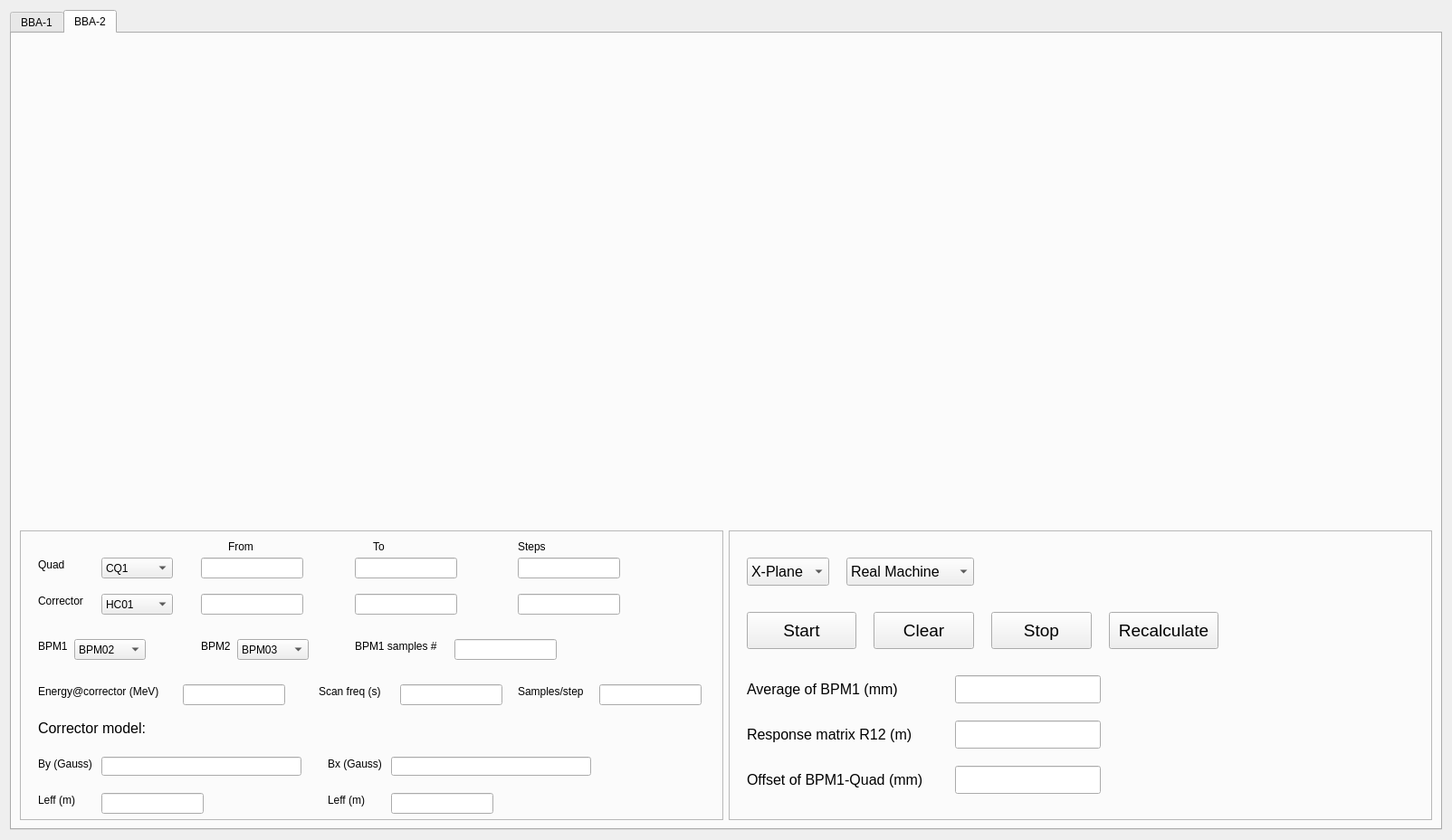
<?xml version="1.0" encoding="UTF-8"?>
<ui version="4.0">
 <class>Form</class>
 <widget class="QWidget" name="Form">
  <property name="geometry">
   <rect>
    <x>0</x>
    <y>0</y>
    <width>1604</width>
    <height>928</height>
   </rect>
  </property>
  <property name="windowTitle">
   <string>BBA</string>
  </property>
  <layout class="QGridLayout" name="gridLayout">
   <item row="0" column="0">
    <widget class="QTabWidget" name="tabWidget">
     <property name="currentIndex">
      <number>1</number>
     </property>
     <widget class="QWidget" name="tab">
      <attribute name="title">
       <string>BBA-1</string>
      </attribute>
      <layout class="QHBoxLayout" name="horizontalLayout">
       <property name="spacing">
        <number>0</number>
       </property>
       <item>
        <layout class="QGridLayout" name="gridLayout_2" rowstretch="4,2">
         <property name="verticalSpacing">
          <number>6</number>
         </property>
         <item row="0" column="0">
          <widget class="MplWidget" name="widget" native="true"/>
         </item>
         <item row="0" column="1">
          <widget class="MplWidget" name="widget_2" native="true"/>
         </item>
         <item row="1" column="0">
          <widget class="QFrame" name="frame">
           <property name="frameShape">
            <enum>QFrame::StyledPanel</enum>
           </property>
           <property name="frameShadow">
            <enum>QFrame::Raised</enum>
           </property>
           <widget class="QLabel" name="label_6">
            <property name="geometry">
             <rect>
              <x>30</x>
              <y>140</y>
              <width>71</width>
              <height>16</height>
             </rect>
            </property>
            <property name="text">
             <string>BPM1</string>
            </property>
           </widget>
           <widget class="QLabel" name="label_9">
            <property name="geometry">
             <rect>
              <x>260</x>
              <y>190</y>
              <width>81</width>
              <height>16</height>
             </rect>
            </property>
            <property name="text">
             <string>Samples/step</string>
            </property>
           </widget>
           <widget class="QLabel" name="label_2">
            <property name="geometry">
             <rect>
              <x>230</x>
              <y>10</y>
              <width>71</width>
              <height>16</height>
             </rect>
            </property>
            <property name="text">
             <string>From</string>
            </property>
           </widget>
           <widget class="QLineEdit" name="lineEdit_8">
            <property name="geometry">
             <rect>
              <x>350</x>
              <y>190</y>
              <width>113</width>
              <height>23</height>
             </rect>
            </property>
            <property name="text">
             <string/>
            </property>
           </widget>
           <widget class="QLineEdit" name="lineEdit">
            <property name="geometry">
             <rect>
              <x>200</x>
              <y>40</y>
              <width>113</width>
              <height>23</height>
             </rect>
            </property>
           </widget>
           <widget class="QLabel" name="label">
            <property name="geometry">
             <rect>
              <x>30</x>
              <y>40</y>
              <width>71</width>
              <height>16</height>
             </rect>
            </property>
            <property name="text">
             <string>Corrector</string>
            </property>
           </widget>
           <widget class="QLineEdit" name="lineEdit_3">
            <property name="geometry">
             <rect>
              <x>480</x>
              <y>40</y>
              <width>113</width>
              <height>23</height>
             </rect>
            </property>
           </widget>
           <widget class="QComboBox" name="comboBox_4">
            <property name="geometry">
             <rect>
              <x>240</x>
              <y>140</y>
              <width>79</width>
              <height>23</height>
             </rect>
            </property>
            <item>
             <property name="text">
              <string>BPM07</string>
             </property>
            </item>
            <item>
             <property name="text">
              <string>BPM08</string>
             </property>
            </item>
            <item>
             <property name="text">
              <string>BPM02</string>
             </property>
            </item>
            <item>
             <property name="text">
              <string>BPM03</string>
             </property>
            </item>
           </widget>
           <widget class="QLabel" name="label_4">
            <property name="geometry">
             <rect>
              <x>480</x>
              <y>10</y>
              <width>71</width>
              <height>16</height>
             </rect>
            </property>
            <property name="text">
             <string>Steps</string>
            </property>
           </widget>
           <widget class="QLineEdit" name="lineEdit_2">
            <property name="geometry">
             <rect>
              <x>340</x>
              <y>40</y>
              <width>113</width>
              <height>23</height>
             </rect>
            </property>
           </widget>
           <widget class="QLineEdit" name="lineEdit_6">
            <property name="geometry">
             <rect>
              <x>200</x>
              <y>90</y>
              <width>113</width>
              <height>23</height>
             </rect>
            </property>
            <property name="text">
             <string/>
            </property>
           </widget>
           <widget class="QLineEdit" name="lineEdit_7">
            <property name="geometry">
             <rect>
              <x>120</x>
              <y>190</y>
              <width>113</width>
              <height>23</height>
             </rect>
            </property>
            <property name="text">
             <string/>
            </property>
           </widget>
           <widget class="QComboBox" name="comboBox_2">
            <property name="geometry">
             <rect>
              <x>100</x>
              <y>90</y>
              <width>79</width>
              <height>23</height>
             </rect>
            </property>
            <item>
             <property name="text">
              <string>CQ3</string>
             </property>
            </item>
            <item>
             <property name="text">
              <string>CQ4</string>
             </property>
            </item>
            <item>
             <property name="text">
              <string>MQ11</string>
             </property>
            </item>
            <item>
             <property name="text">
              <string>MQ12</string>
             </property>
            </item>
            <item>
             <property name="text">
              <string>CQ1</string>
             </property>
            </item>
            <item>
             <property name="text">
              <string>CQ2</string>
             </property>
            </item>
           </widget>
           <widget class="QComboBox" name="comboBox_3">
            <property name="geometry">
             <rect>
              <x>70</x>
              <y>140</y>
              <width>79</width>
              <height>23</height>
             </rect>
            </property>
            <item>
             <property name="text">
              <string>BPM03</string>
             </property>
            </item>
            <item>
             <property name="text">
              <string>BPM02</string>
             </property>
            </item>
            <item>
             <property name="text">
              <string>BPM07</string>
             </property>
            </item>
           </widget>
           <widget class="QLabel" name="label_7">
            <property name="geometry">
             <rect>
              <x>200</x>
              <y>140</y>
              <width>71</width>
              <height>16</height>
             </rect>
            </property>
            <property name="text">
             <string>BPM2</string>
            </property>
           </widget>
           <widget class="QLineEdit" name="lineEdit_5">
            <property name="geometry">
             <rect>
              <x>480</x>
              <y>90</y>
              <width>113</width>
              <height>23</height>
             </rect>
            </property>
            <property name="text">
             <string/>
            </property>
           </widget>
           <widget class="QLabel" name="label_3">
            <property name="geometry">
             <rect>
              <x>360</x>
              <y>10</y>
              <width>71</width>
              <height>16</height>
             </rect>
            </property>
            <property name="text">
             <string>To</string>
            </property>
           </widget>
           <widget class="QComboBox" name="comboBox">
            <property name="geometry">
             <rect>
              <x>100</x>
              <y>40</y>
              <width>79</width>
              <height>23</height>
             </rect>
            </property>
            <item>
             <property name="text">
              <string>HC01</string>
             </property>
            </item>
            <item>
             <property name="text">
              <string>VC01</string>
             </property>
            </item>
            <item>
             <property name="text">
              <string>HC2</string>
             </property>
            </item>
            <item>
             <property name="text">
              <string>VC2</string>
             </property>
            </item>
            <item>
             <property name="text">
              <string>HC5</string>
             </property>
            </item>
            <item>
             <property name="text">
              <string>VC5</string>
             </property>
            </item>
            <item>
             <property name="text">
              <string>MS:HC</string>
             </property>
            </item>
            <item>
             <property name="text">
              <string>MS:VC</string>
             </property>
            </item>
            <item>
             <property name="text">
              <string>LS:HC</string>
             </property>
            </item>
            <item>
             <property name="text">
              <string>LS:VC</string>
             </property>
            </item>
            <item>
             <property name="text">
              <string>HIC01</string>
             </property>
            </item>
            <item>
             <property name="text">
              <string>VIC01</string>
             </property>
            </item>
            <item>
             <property name="text">
              <string>HIC02</string>
             </property>
            </item>
            <item>
             <property name="text">
              <string>VIC02</string>
             </property>
            </item>
           </widget>
           <widget class="QLineEdit" name="lineEdit_4">
            <property name="geometry">
             <rect>
              <x>340</x>
              <y>90</y>
              <width>113</width>
              <height>23</height>
             </rect>
            </property>
            <property name="text">
             <string/>
            </property>
           </widget>
           <widget class="QLabel" name="label_5">
            <property name="geometry">
             <rect>
              <x>30</x>
              <y>90</y>
              <width>71</width>
              <height>16</height>
             </rect>
            </property>
            <property name="text">
             <string>Quad</string>
            </property>
           </widget>
           <widget class="QLabel" name="label_8">
            <property name="geometry">
             <rect>
              <x>30</x>
              <y>190</y>
              <width>81</width>
              <height>16</height>
             </rect>
            </property>
            <property name="text">
             <string>Scan freq (s)</string>
            </property>
           </widget>
          </widget>
         </item>
         <item row="1" column="1">
          <widget class="QFrame" name="frame_2">
           <property name="frameShape">
            <enum>QFrame::StyledPanel</enum>
           </property>
           <property name="frameShadow">
            <enum>QFrame::Raised</enum>
           </property>
           <widget class="QPushButton" name="pushButton">
            <property name="geometry">
             <rect>
              <x>20</x>
              <y>80</y>
              <width>121</width>
              <height>41</height>
             </rect>
            </property>
            <property name="font">
             <font>
              <pointsize>14</pointsize>
             </font>
            </property>
            <property name="text">
             <string>Start</string>
            </property>
           </widget>
           <widget class="QPushButton" name="pushButton_4">
            <property name="geometry">
             <rect>
              <x>290</x>
              <y>80</y>
              <width>111</width>
              <height>41</height>
             </rect>
            </property>
            <property name="font">
             <font>
              <pointsize>14</pointsize>
             </font>
            </property>
            <property name="text">
             <string>Stop</string>
            </property>
           </widget>
           <widget class="QLabel" name="label_13">
            <property name="geometry">
             <rect>
              <x>20</x>
              <y>160</y>
              <width>231</width>
              <height>31</height>
             </rect>
            </property>
            <property name="font">
             <font>
              <pointsize>12</pointsize>
             </font>
            </property>
            <property name="text">
             <string>Offset of BPM1-Quad (mm)</string>
            </property>
           </widget>
           <widget class="QPushButton" name="pushButton_3">
            <property name="geometry">
             <rect>
              <x>420</x>
              <y>80</y>
              <width>121</width>
              <height>41</height>
             </rect>
            </property>
            <property name="font">
             <font>
              <pointsize>12</pointsize>
             </font>
            </property>
            <property name="text">
             <string>Recalculate</string>
            </property>
           </widget>
           <widget class="QLineEdit" name="lineEdit_10">
            <property name="geometry">
             <rect>
              <x>260</x>
              <y>160</y>
              <width>161</width>
              <height>31</height>
             </rect>
            </property>
            <property name="text">
             <string/>
            </property>
           </widget>
           <widget class="QPushButton" name="pushButton_2">
            <property name="geometry">
             <rect>
              <x>160</x>
              <y>80</y>
              <width>111</width>
              <height>41</height>
             </rect>
            </property>
            <property name="font">
             <font>
              <pointsize>14</pointsize>
             </font>
            </property>
            <property name="text">
             <string>Clear</string>
            </property>
           </widget>
           <widget class="QComboBox" name="comboBox_5">
            <property name="geometry">
             <rect>
              <x>20</x>
              <y>20</y>
              <width>91</width>
              <height>31</height>
             </rect>
            </property>
            <property name="font">
             <font>
              <pointsize>12</pointsize>
             </font>
            </property>
            <item>
             <property name="text">
              <string>X-Plane</string>
             </property>
            </item>
            <item>
             <property name="text">
              <string>Y-Plane</string>
             </property>
            </item>
           </widget>
          </widget>
         </item>
        </layout>
       </item>
      </layout>
     </widget>
     <widget class="QWidget" name="tab_2">
      <attribute name="title">
       <string>BBA-2</string>
      </attribute>
      <layout class="QHBoxLayout" name="horizontalLayout_2">
       <item>
        <layout class="QGridLayout" name="gridLayout_3" rowstretch="5,3">
         <item row="0" column="1">
          <widget class="MplWidget" name="widget_4" native="true"/>
         </item>
         <item row="0" column="0">
          <widget class="MplWidget" name="widget_3" native="true"/>
         </item>
         <item row="1" column="0">
          <widget class="QFrame" name="frame_3">
           <property name="frameShape">
            <enum>QFrame::StyledPanel</enum>
           </property>
           <property name="frameShadow">
            <enum>QFrame::Raised</enum>
           </property>
           <widget class="QLabel" name="label_10">
            <property name="geometry">
             <rect>
              <x>20</x>
              <y>120</y>
              <width>71</width>
              <height>16</height>
             </rect>
            </property>
            <property name="text">
             <string>BPM1</string>
            </property>
           </widget>
           <widget class="QLabel" name="label_11">
            <property name="geometry">
             <rect>
              <x>550</x>
              <y>170</y>
              <width>81</width>
              <height>16</height>
             </rect>
            </property>
            <property name="text">
             <string>Samples/step</string>
            </property>
           </widget>
           <widget class="QLabel" name="label_12">
            <property name="geometry">
             <rect>
              <x>230</x>
              <y>10</y>
              <width>71</width>
              <height>16</height>
             </rect>
            </property>
            <property name="text">
             <string>From</string>
            </property>
           </widget>
           <widget class="QLineEdit" name="lineEdit_9">
            <property name="geometry">
             <rect>
              <x>640</x>
              <y>170</y>
              <width>113</width>
              <height>23</height>
             </rect>
            </property>
            <property name="text">
             <string/>
            </property>
           </widget>
           <widget class="QLineEdit" name="lineEdit_11">
            <property name="geometry">
             <rect>
              <x>200</x>
              <y>70</y>
              <width>113</width>
              <height>23</height>
             </rect>
            </property>
           </widget>
           <widget class="QLabel" name="label_14">
            <property name="geometry">
             <rect>
              <x>20</x>
              <y>70</y>
              <width>71</width>
              <height>16</height>
             </rect>
            </property>
            <property name="text">
             <string>Corrector</string>
            </property>
           </widget>
           <widget class="QLineEdit" name="lineEdit_12">
            <property name="geometry">
             <rect>
              <x>550</x>
              <y>70</y>
              <width>113</width>
              <height>23</height>
             </rect>
            </property>
           </widget>
           <widget class="QComboBox" name="comboBox_6">
            <property name="geometry">
             <rect>
              <x>240</x>
              <y>120</y>
              <width>79</width>
              <height>23</height>
             </rect>
            </property>
            <item>
             <property name="text">
              <string>BPM03</string>
             </property>
            </item>
            <item>
             <property name="text">
              <string>BPM07</string>
             </property>
            </item>
            <item>
             <property name="text">
              <string>BPM08</string>
             </property>
            </item>
            <item>
             <property name="text">
              <string>BPM02</string>
             </property>
            </item>
           </widget>
           <widget class="QLabel" name="label_15">
            <property name="geometry">
             <rect>
              <x>550</x>
              <y>10</y>
              <width>71</width>
              <height>16</height>
             </rect>
            </property>
            <property name="text">
             <string>Steps</string>
            </property>
           </widget>
           <widget class="QLineEdit" name="lineEdit_13">
            <property name="geometry">
             <rect>
              <x>370</x>
              <y>70</y>
              <width>113</width>
              <height>23</height>
             </rect>
            </property>
           </widget>
           <widget class="QLineEdit" name="lineEdit_14">
            <property name="geometry">
             <rect>
              <x>200</x>
              <y>30</y>
              <width>113</width>
              <height>23</height>
             </rect>
            </property>
            <property name="text">
             <string/>
            </property>
           </widget>
           <widget class="QLineEdit" name="lineEdit_15">
            <property name="geometry">
             <rect>
              <x>420</x>
              <y>170</y>
              <width>113</width>
              <height>23</height>
             </rect>
            </property>
            <property name="text">
             <string/>
            </property>
           </widget>
           <widget class="QComboBox" name="comboBox_7">
            <property name="geometry">
             <rect>
              <x>90</x>
              <y>30</y>
              <width>79</width>
              <height>23</height>
             </rect>
            </property>
            <item>
             <property name="text">
              <string>CQ1</string>
             </property>
            </item>
            <item>
             <property name="text">
              <string>CQ2</string>
             </property>
            </item>
            <item>
             <property name="text">
              <string>CQ3</string>
             </property>
            </item>
            <item>
             <property name="text">
              <string>CQ4</string>
             </property>
            </item>
            <item>
             <property name="text">
              <string>MQ11</string>
             </property>
            </item>
            <item>
             <property name="text">
              <string>MQ12</string>
             </property>
            </item>
           </widget>
           <widget class="QComboBox" name="comboBox_8">
            <property name="geometry">
             <rect>
              <x>60</x>
              <y>120</y>
              <width>79</width>
              <height>23</height>
             </rect>
            </property>
            <item>
             <property name="text">
              <string>BPM02</string>
             </property>
            </item>
            <item>
             <property name="text">
              <string>BPM03</string>
             </property>
            </item>
            <item>
             <property name="text">
              <string>BPM07</string>
             </property>
            </item>
           </widget>
           <widget class="QLabel" name="label_16">
            <property name="geometry">
             <rect>
              <x>200</x>
              <y>120</y>
              <width>71</width>
              <height>16</height>
             </rect>
            </property>
            <property name="text">
             <string>BPM2</string>
            </property>
           </widget>
           <widget class="QLineEdit" name="lineEdit_16">
            <property name="geometry">
             <rect>
              <x>550</x>
              <y>30</y>
              <width>113</width>
              <height>23</height>
             </rect>
            </property>
            <property name="text">
             <string/>
            </property>
           </widget>
           <widget class="QLabel" name="label_17">
            <property name="geometry">
             <rect>
              <x>390</x>
              <y>10</y>
              <width>71</width>
              <height>16</height>
             </rect>
            </property>
            <property name="text">
             <string>To</string>
            </property>
           </widget>
           <widget class="QComboBox" name="comboBox_9">
            <property name="geometry">
             <rect>
              <x>90</x>
              <y>70</y>
              <width>79</width>
              <height>23</height>
             </rect>
            </property>
            <item>
             <property name="text">
              <string>HC01</string>
             </property>
            </item>
            <item>
             <property name="text">
              <string>VC01</string>
             </property>
            </item>
            <item>
             <property name="text">
              <string>HC02</string>
             </property>
            </item>
            <item>
             <property name="text">
              <string>VC02</string>
             </property>
            </item>
            <item>
             <property name="text">
              <string>HC05</string>
             </property>
            </item>
            <item>
             <property name="text">
              <string>VC05</string>
             </property>
            </item>
            <item>
             <property name="text">
              <string>MS:HC</string>
             </property>
            </item>
            <item>
             <property name="text">
              <string>MS:VC</string>
             </property>
            </item>
            <item>
             <property name="text">
              <string>LS:HC</string>
             </property>
            </item>
            <item>
             <property name="text">
              <string>LS:VC</string>
             </property>
            </item>
            <item>
             <property name="text">
              <string>HIC01</string>
             </property>
            </item>
            <item>
             <property name="text">
              <string>VIC01</string>
             </property>
            </item>
            <item>
             <property name="text">
              <string>HIC02</string>
             </property>
            </item>
            <item>
             <property name="text">
              <string>VIC02</string>
             </property>
            </item>
           </widget>
           <widget class="QLineEdit" name="lineEdit_17">
            <property name="geometry">
             <rect>
              <x>370</x>
              <y>30</y>
              <width>113</width>
              <height>23</height>
             </rect>
            </property>
            <property name="text">
             <string/>
            </property>
           </widget>
           <widget class="QLabel" name="label_18">
            <property name="geometry">
             <rect>
              <x>20</x>
              <y>30</y>
              <width>71</width>
              <height>16</height>
             </rect>
            </property>
            <property name="text">
             <string>Quad</string>
            </property>
           </widget>
           <widget class="QLabel" name="label_19">
            <property name="geometry">
             <rect>
              <x>330</x>
              <y>170</y>
              <width>81</width>
              <height>16</height>
             </rect>
            </property>
            <property name="text">
             <string>Scan freq (s)</string>
            </property>
           </widget>
           <widget class="QLabel" name="label_22">
            <property name="geometry">
             <rect>
              <x>20</x>
              <y>170</y>
              <width>161</width>
              <height>16</height>
             </rect>
            </property>
            <property name="text">
             <string>Energy@corrector (MeV)</string>
            </property>
           </widget>
           <widget class="QLineEdit" name="lineEdit_20">
            <property name="geometry">
             <rect>
              <x>180</x>
              <y>170</y>
              <width>113</width>
              <height>23</height>
             </rect>
            </property>
            <property name="text">
             <string/>
            </property>
           </widget>
           <widget class="QLineEdit" name="lineEdit_22">
            <property name="geometry">
             <rect>
              <x>480</x>
              <y>120</y>
              <width>113</width>
              <height>23</height>
             </rect>
            </property>
            <property name="text">
             <string/>
            </property>
           </widget>
           <widget class="QLabel" name="label_24">
            <property name="geometry">
             <rect>
              <x>370</x>
              <y>120</y>
              <width>111</width>
              <height>16</height>
             </rect>
            </property>
            <property name="text">
             <string>BPM1 samples #</string>
            </property>
           </widget>
           <widget class="QLabel" name="label_25">
            <property name="geometry">
             <rect>
              <x>20</x>
              <y>210</y>
              <width>141</width>
              <height>16</height>
             </rect>
            </property>
            <property name="font">
             <font>
              <pointsize>12</pointsize>
             </font>
            </property>
            <property name="text">
             <string>Corrector model:</string>
            </property>
           </widget>
           <widget class="QLabel" name="label_26">
            <property name="geometry">
             <rect>
              <x>20</x>
              <y>250</y>
              <width>71</width>
              <height>16</height>
             </rect>
            </property>
            <property name="text">
             <string>By (Gauss)</string>
            </property>
           </widget>
           <widget class="QLineEdit" name="lineEdit_23">
            <property name="geometry">
             <rect>
              <x>90</x>
              <y>250</y>
              <width>221</width>
              <height>21</height>
             </rect>
            </property>
            <property name="text">
             <string/>
            </property>
           </widget>
           <widget class="QLabel" name="label_27">
            <property name="geometry">
             <rect>
              <x>340</x>
              <y>250</y>
              <width>71</width>
              <height>16</height>
             </rect>
            </property>
            <property name="text">
             <string>Bx (Gauss)</string>
            </property>
           </widget>
           <widget class="QLineEdit" name="lineEdit_24">
            <property name="geometry">
             <rect>
              <x>410</x>
              <y>250</y>
              <width>221</width>
              <height>21</height>
             </rect>
            </property>
            <property name="text">
             <string/>
            </property>
           </widget>
           <widget class="QLabel" name="label_28">
            <property name="geometry">
             <rect>
              <x>20</x>
              <y>290</y>
              <width>71</width>
              <height>16</height>
             </rect>
            </property>
            <property name="text">
             <string>Leff (m)</string>
            </property>
           </widget>
           <widget class="QLineEdit" name="lineEdit_25">
            <property name="geometry">
             <rect>
              <x>90</x>
              <y>290</y>
              <width>113</width>
              <height>23</height>
             </rect>
            </property>
            <property name="text">
             <string/>
            </property>
           </widget>
           <widget class="QLineEdit" name="lineEdit_26">
            <property name="geometry">
             <rect>
              <x>410</x>
              <y>290</y>
              <width>113</width>
              <height>23</height>
             </rect>
            </property>
            <property name="text">
             <string/>
            </property>
           </widget>
           <widget class="QLabel" name="label_29">
            <property name="geometry">
             <rect>
              <x>340</x>
              <y>290</y>
              <width>71</width>
              <height>16</height>
             </rect>
            </property>
            <property name="text">
             <string>Leff (m)</string>
            </property>
           </widget>
          </widget>
         </item>
         <item row="1" column="1">
          <widget class="QFrame" name="frame_4">
           <property name="frameShape">
            <enum>QFrame::StyledPanel</enum>
           </property>
           <property name="frameShadow">
            <enum>QFrame::Raised</enum>
           </property>
           <widget class="QPushButton" name="pushButton_5">
            <property name="geometry">
             <rect>
              <x>20</x>
              <y>90</y>
              <width>121</width>
              <height>41</height>
             </rect>
            </property>
            <property name="font">
             <font>
              <pointsize>14</pointsize>
             </font>
            </property>
            <property name="text">
             <string>Start</string>
            </property>
           </widget>
           <widget class="QPushButton" name="pushButton_6">
            <property name="geometry">
             <rect>
              <x>290</x>
              <y>90</y>
              <width>111</width>
              <height>41</height>
             </rect>
            </property>
            <property name="font">
             <font>
              <pointsize>14</pointsize>
             </font>
            </property>
            <property name="text">
             <string>Stop</string>
            </property>
           </widget>
           <widget class="QLabel" name="label_20">
            <property name="geometry">
             <rect>
              <x>20</x>
              <y>260</y>
              <width>231</width>
              <height>31</height>
             </rect>
            </property>
            <property name="font">
             <font>
              <pointsize>12</pointsize>
             </font>
            </property>
            <property name="text">
             <string>Offset of BPM1-Quad (mm)</string>
            </property>
           </widget>
           <widget class="QLineEdit" name="lineEdit_18">
            <property name="geometry">
             <rect>
              <x>250</x>
              <y>260</y>
              <width>161</width>
              <height>31</height>
             </rect>
            </property>
            <property name="text">
             <string/>
            </property>
           </widget>
           <widget class="QPushButton" name="pushButton_8">
            <property name="geometry">
             <rect>
              <x>160</x>
              <y>90</y>
              <width>111</width>
              <height>41</height>
             </rect>
            </property>
            <property name="font">
             <font>
              <pointsize>14</pointsize>
             </font>
            </property>
            <property name="text">
             <string>Clear</string>
            </property>
           </widget>
           <widget class="QComboBox" name="comboBox_10">
            <property name="geometry">
             <rect>
              <x>20</x>
              <y>30</y>
              <width>91</width>
              <height>31</height>
             </rect>
            </property>
            <property name="font">
             <font>
              <pointsize>12</pointsize>
             </font>
            </property>
            <item>
             <property name="text">
              <string>X-Plane</string>
             </property>
            </item>
            <item>
             <property name="text">
              <string>Y-Plane</string>
             </property>
            </item>
           </widget>
           <widget class="QLabel" name="label_21">
            <property name="geometry">
             <rect>
              <x>20</x>
              <y>210</y>
              <width>231</width>
              <height>31</height>
             </rect>
            </property>
            <property name="font">
             <font>
              <pointsize>12</pointsize>
             </font>
            </property>
            <property name="text">
             <string>Response matrix R12 (m)</string>
            </property>
           </widget>
           <widget class="QLineEdit" name="lineEdit_19">
            <property name="geometry">
             <rect>
              <x>250</x>
              <y>210</y>
              <width>161</width>
              <height>31</height>
             </rect>
            </property>
            <property name="text">
             <string/>
            </property>
           </widget>
           <widget class="QLabel" name="label_23">
            <property name="geometry">
             <rect>
              <x>20</x>
              <y>160</y>
              <width>231</width>
              <height>31</height>
             </rect>
            </property>
            <property name="font">
             <font>
              <pointsize>12</pointsize>
             </font>
            </property>
            <property name="text">
             <string>Average of BPM1 (mm)</string>
            </property>
           </widget>
           <widget class="QLineEdit" name="lineEdit_21">
            <property name="geometry">
             <rect>
              <x>250</x>
              <y>160</y>
              <width>161</width>
              <height>31</height>
             </rect>
            </property>
            <property name="text">
             <string/>
            </property>
           </widget>
           <widget class="QPushButton" name="pushButton_7">
            <property name="geometry">
             <rect>
              <x>420</x>
              <y>90</y>
              <width>121</width>
              <height>41</height>
             </rect>
            </property>
            <property name="font">
             <font>
              <pointsize>14</pointsize>
             </font>
            </property>
            <property name="text">
             <string>Recalculate</string>
            </property>
           </widget>
           <widget class="QComboBox" name="comboBox_11">
            <property name="geometry">
             <rect>
              <x>130</x>
              <y>30</y>
              <width>141</width>
              <height>31</height>
             </rect>
            </property>
            <property name="font">
             <font>
              <pointsize>12</pointsize>
             </font>
            </property>
            <item>
             <property name="text">
              <string>Real Machine</string>
             </property>
            </item>
            <item>
             <property name="text">
              <string>Virtual Machine</string>
             </property>
            </item>
           </widget>
          </widget>
         </item>
        </layout>
       </item>
      </layout>
     </widget>
    </widget>
   </item>
  </layout>
 </widget>
 <customwidgets>
  <customwidget>
   <class>MplWidget</class>
   <extends>QWidget</extends>
   <header>mplwidget.h</header>
   <container>1</container>
  </customwidget>
 </customwidgets>
 <resources/>
 <connections/>
</ui>
